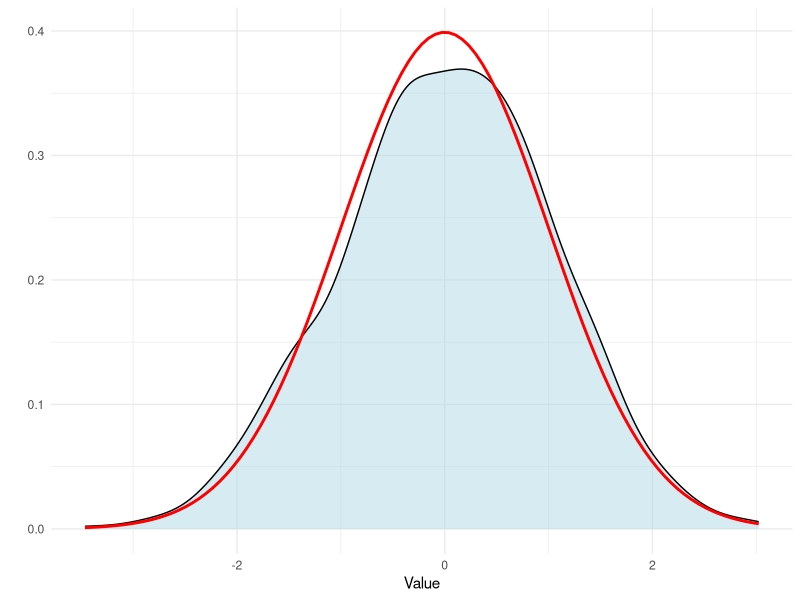

Write the R code that produced this figure. (Note: this script raises an error after producing the figure.)
## ---- chunk 1
# Load necessary libraries
library(ggplot2)

# Set parameters for the normal distribution
mean <- 0
sd <- 1
n <- 1000

# Generate data
data <- data.frame(x = rnorm(n, mean, sd))

# Create the plot
ggplot(data, aes(x = x)) +
  geom_density(fill = "lightblue", alpha = 0.5) +
  stat_function(
    fun = dnorm,
    args = list(mean = mean, sd = sd),
    color = "red",
    size = 1
  ) +
  xlab("Value") +
  ylab("") +
  theme_minimal()
## ---- chunk 2
knitr::include_graphics("fig/Histogram.jpg")
## ---- chunk 3
knitr::include_graphics("fig/box.jpg")
## ---- chunk 4
knitr::include_graphics("fig/quartiles.jpg")
## ---- chunk 5
knitr::include_graphics("fig/CnetralTendency.jpg")
## ---- chunk 6
knitr::include_graphics("fig/variability.png")
## ---- chunk 7
cat("$$s = \\sqrt{\\frac{\\sum_{i=1}^{n} (x_i - \\bar{x})^2}{n - 1}}$$")
## ---- chunk 8
cat("$$s^2 = \\frac{\\sum_{i=1}^{n} (x_i - \\bar{x})^2}{n - 1}$$")
## ---- chunk 9
cat("$$\\text{Range} = \\text{max}(x) - \\text{min}(x)$$")
